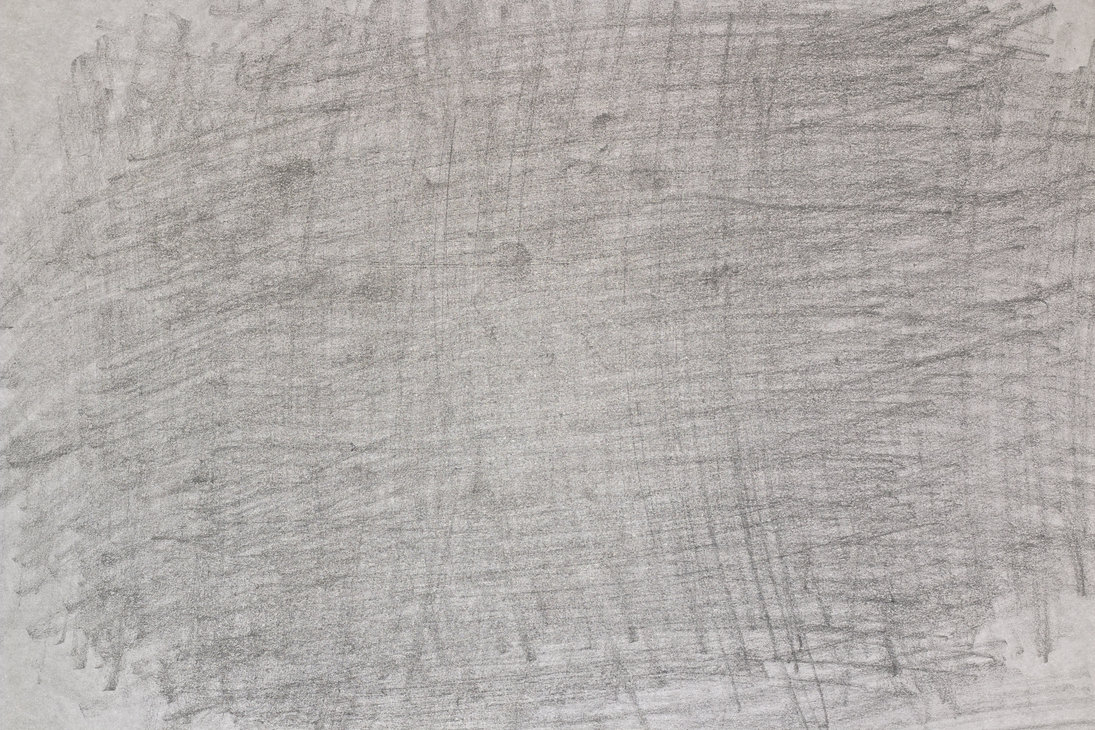
#> input picture pencil_styles/pencil0.jpg, 1095 x 730 px; its folder holds only this picture in this run
$ python -i preprocessing.py   (imports and definitions only)   (older library calls are emulated)
#> lines starting #> are read from the running program, lines starting #| are printed output that depends on the picture
#> further down, picture is the input picture: shape (730, 1095, 3); mean B, G, R 169.1, 171.7, 176.3
#> in get_sketched_image, `img_yuv = cv2.cvtColor(img, cv2.COLOR_BGR2YUV)`: img_yuv: shape (730, 1095, 3); mean of channels 0, 1, 2 172.7, 126.3, 131.4
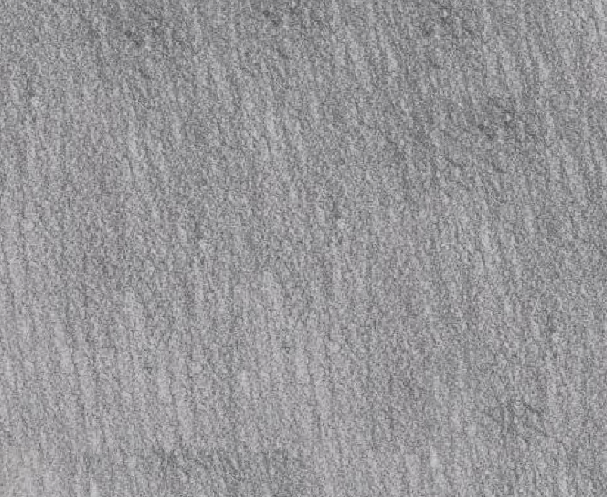
#> input picture pencil_styles/pencil2.png, 607 x 497 px
from skimage import io, color, filters, transform, exposure, morphology
from scipy import signal, sparse
from matplotlib import pyplot as plt
import cv2
import os
import skimage
import numpy as np
import matplotlib
import random


# [197 lines left out: functions showImage, find_edges, sobel, sketch, sketch_binarized, sketch_denoized_binarized and 9 more, not called in this run]

def gen_stroke_map(img, kernel_size, num_of_directions=8):
    #Permet de créer une stroke map de l'image
    #la taille du noyau et le nombre de directions
    #permet de définir les elements de convolution

    #Tout d'abord on applique les opérations de base pour obtenir
    #une image uniformisée
#> called with kernel_size = 3, num_of_directions = 8
    height = img.shape[0]
#> height = 730
    width = img.shape[1]
#> width = 1095

    smooth_im	= cv2.GaussianBlur(img,(3,3),0)
    sobelx = cv2.Sobel(smooth_im,cv2.CV_64F,1,0,ksize=5)
    sobely = cv2.Sobel(smooth_im,cv2.CV_64F,0,1,ksize=5)
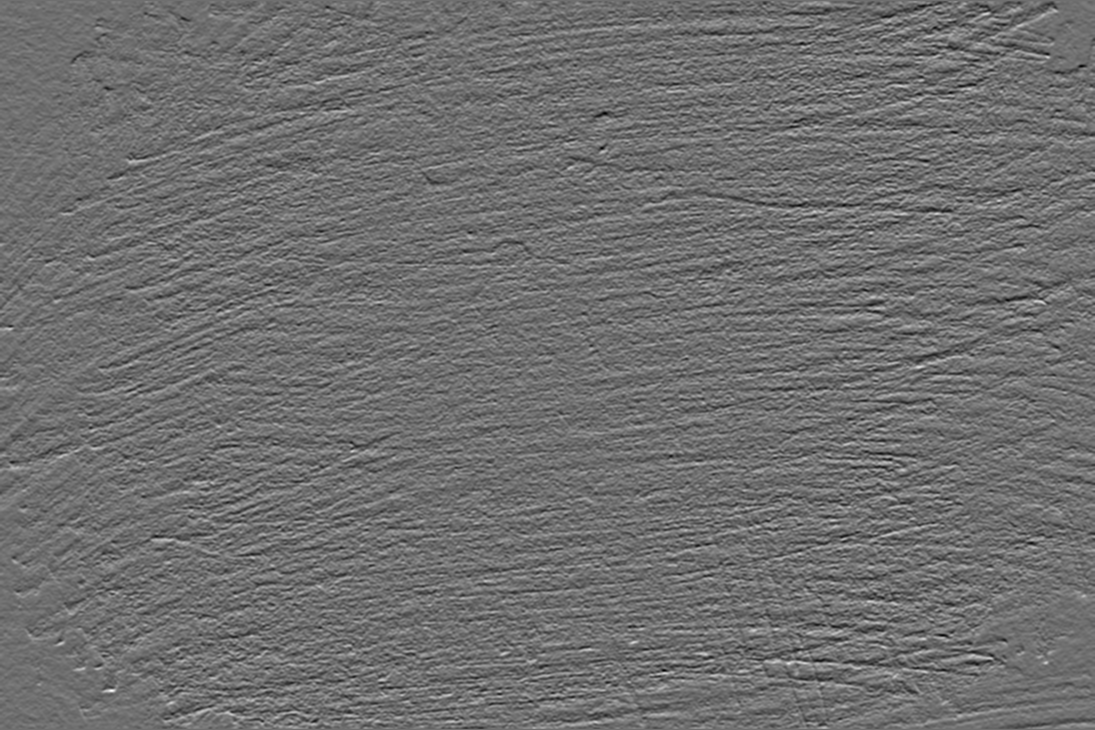
#> sobely: shape (730, 1095) float64; min -2555, max 3296, mean 1.9; drawn with min black and max white
    G = np.sqrt(np.square(sobelx) + np.square(sobely))

    #Nous créeons un segment de base horizontal au centre du noyau
    basic_ker = np.zeros((kernel_size * 2 + 1, kernel_size * 2 + 1))
    basic_ker[kernel_size + 1,:] = 1

    #On définit un ensemble de directions "de base" par des segments
    #On crée ensuite un mapping des réponses selon chaque direction
    #Puis on sélectionne la direction ou la réponse est la plus forte
    res_map = np.zeros((height, width, num_of_directions))
    for d in range(num_of_directions):
        ker = transform.rotate(basic_ker, (d * 180) / num_of_directions)
        res_map[:,:, d] = signal.convolve2d(G, ker, mode='same')
    max_pixel_indices_map = np.argmax(res_map, axis=2)
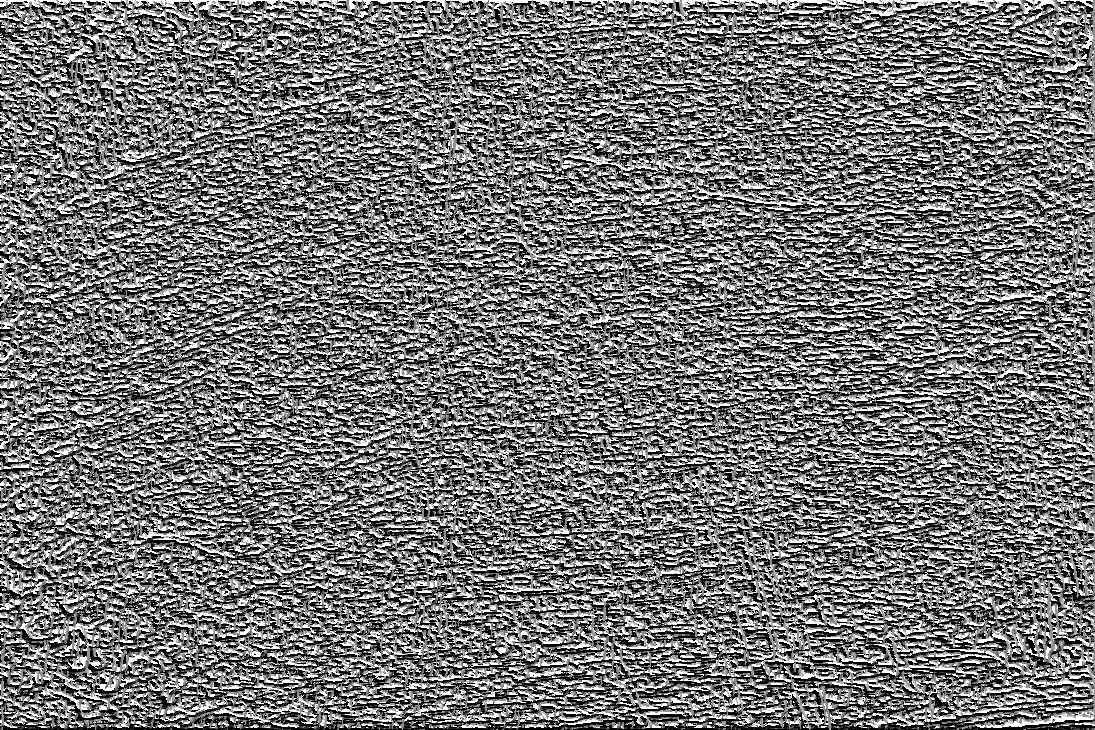
#> max_pixel_indices_map: shape (730, 1095) int64; min 0, max 7, mean 3.23; drawn with min black and max white

    #On calcule ici la classification map
    C = np.zeros_like(res_map)
    for d in range(num_of_directions):
        C[:,:,d] = G * (max_pixel_indices_map == d)

    #On crée ici les lignes selon notre classification à chaque pixel par une
    #opération de convolution
    S_tag_sep = np.zeros_like(C)
    for d in range(num_of_directions):
        ker = transform.rotate(basic_ker, (d * 180) / num_of_directions)
        S_tag_sep[:,:,d] = signal.convolve2d(C[:,:,d], ker, mode='same')
    S_tag = np.sum(S_tag_sep, axis=2)

    #On s'assure que les valeurs sont dans [0,1]
    S_tag_normalized = (S_tag - np.min(S_tag.ravel())) / (np.max(S_tag.ravel()) - np.min(S_tag.ravel()))
    S = 1 - S_tag_normalized
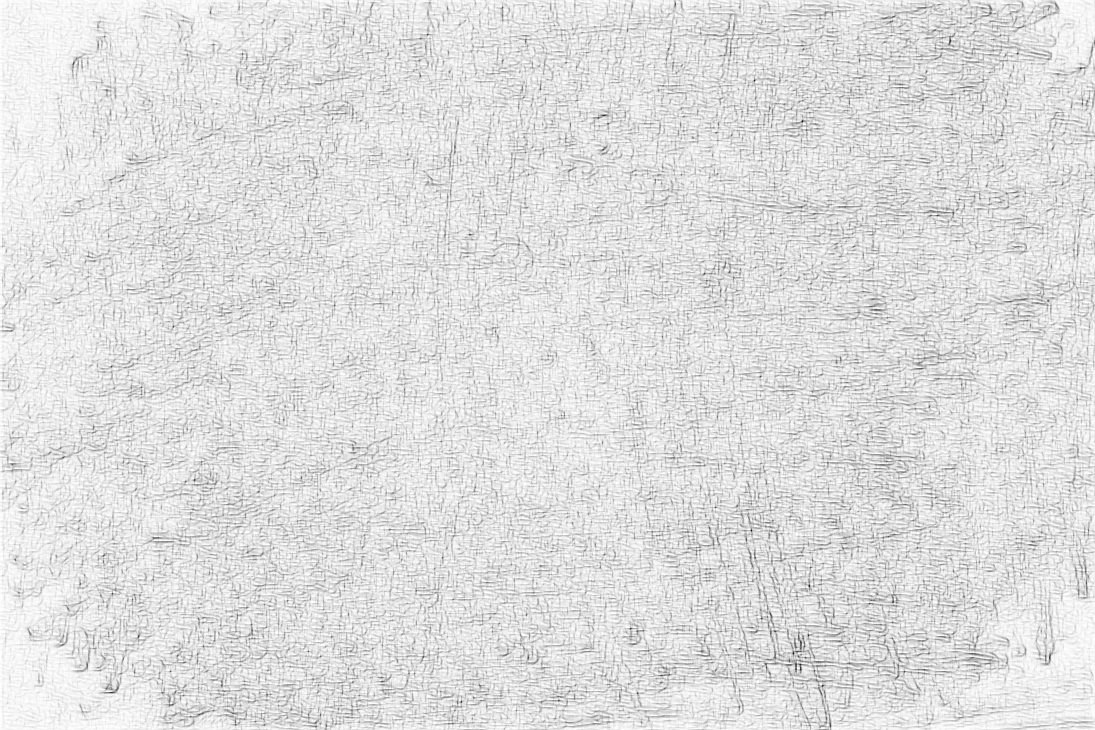
#> S: shape (730, 1095) float64; min 0, max 1, mean 0.875
    # norm_image = cv2.normalize(S, None, alpha = 0, beta = 255, norm_type = cv2.NORM_MINMAX, dtype = cv2.CV_32F)
    # norm_image = norm_image.astype(np.uint8)
    # th, S = cv2.threshold(norm_image, 0, 255, cv2.THRESH_OTSU)
    return S


def gen_tone_map(img, w_group=0):
    #Cette fonction permet de créer une tone map celon une distribution
    #cible de ton. Nous utilisons ici les valeurs recommandées dans l'article
#> called with w_group = 0
    w_mat = np.array([[11, 37, 52],
                     [29, 29, 42],
                     [2, 22, 76]])
    w = w_mat[w_group,:]
    #Nous définissons ici les paramètres issus de l'article pour
    #assigner à chaque pixel un ton
    u_b = 225
    u_a = 105
    sigma_b = 9
    mu_d = 90
    sigma_d = 11
    num_pixel_vals = 256

    #Nouq allons maintenant céer le nouvel histogramme
    p = np.zeros(num_pixel_vals)
    for v in range(num_pixel_vals):
        p1 = (1 / sigma_b) * np.exp(-(255 - v) / sigma_b)
        if (u_a <= v <= u_b):
            p2 = 1 / (u_b - u_a)
        else:
            p2 = 0
        p3 = (1 / np.sqrt(2 * np.pi * sigma_d)) * np.exp( (-np.square(v - mu_d)) / (2 * np.square(sigma_d)) )
        p[v] = w[0] * p1 + w[1] * p2 + w[2] * p3 * 0.01

    #Nous normalisons l'histogramme
    p_normalized = p / np.sum(p)

    #On calcule le CDF de l'histogramme voulu
    P = np.cumsum(p_normalized)

    #On calcule l'histogramme réel de notre image d'origine
    h, bins = np.histogram(img.ravel(),256,[0,256])
#> h = 256 values, max 17141 at index 179, min 0 at index 0, mean 3122.5; bins = 257 values from 0 to 256

    #On calcule le CDF de l'histogramme d'origine
    H = np.cumsum(h / np.sum(h))
#> H = 256 values from 0 to 1

    #Nous allons maintenant associer à chaque valeur de l'histogramme
    lut = np.zeros_like(p)
    for v in range(num_pixel_vals):
        #On trouve la valeur la plus proche et on l'assigne a notre nouvel histogramme
        dist = np.abs(P - H[v])
        argmin_dist = np.argmin(dist)
        lut[v] = argmin_dist
#> after the loop, lut = 256 values from 0 to 255

    lut_normalized = lut / num_pixel_vals
#> lut_normalized = 256 values from 0 to 0.996
    J = lut_normalized[(255 * img).astype(np.int)]
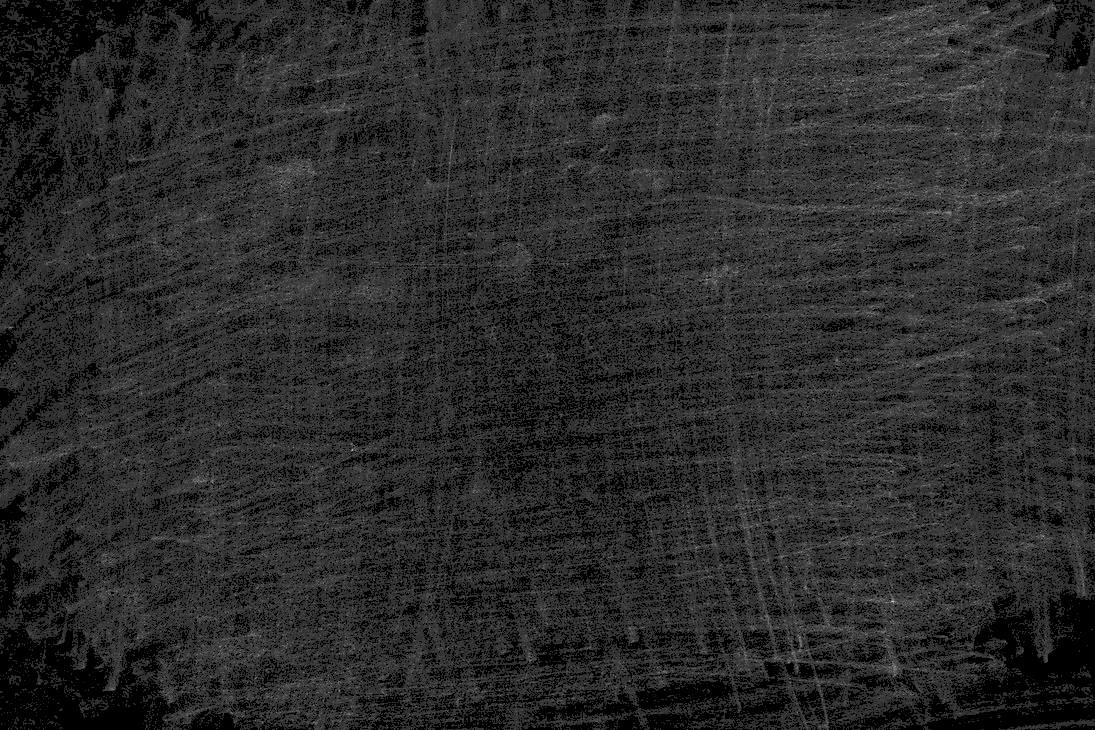
#> J: shape (730, 1095) float64; min 0, max 0.875, mean 0.169
    #On uniformise l'image grace à un filtre gaussien
    J_smoothed = filters.gaussian(J, sigma=np.sqrt(2))
    return J_smoothed

def gen_pencil_texture(img, H, J):
    #On définit les paramètres de regularisation
    lamda = 0.2
    height = img.shape[0]
#> height = 730
    width = img.shape[1]
#> width = 1095

    #On ajuste la taille de notre image de style de dessin pour correspondre à notre
    #image d'origine
    H_res = cv2.resize(H, (width, height), interpolation=cv2.INTER_CUBIC)
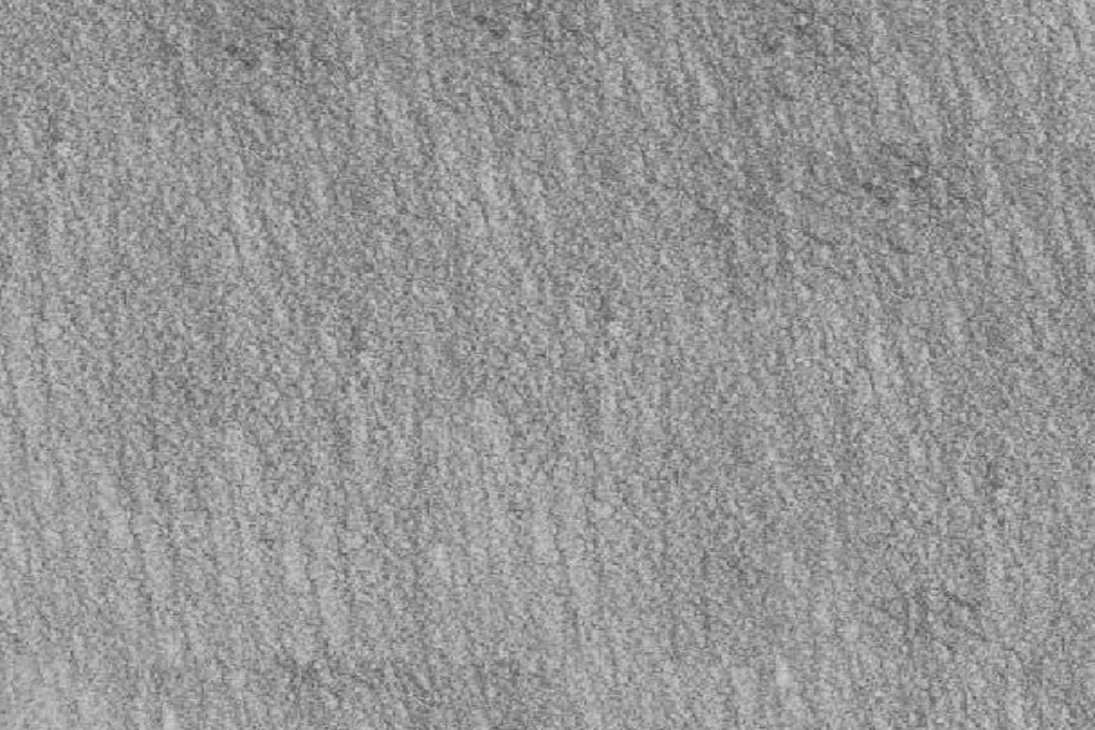
#> H_res: shape (730, 1095) float64; min 0.269, max 0.844, mean 0.591
    H_res_reshaped = np.reshape(H_res, (height * width, 1))
    logH = np.log(H_res_reshaped)

    #On s'assure que notre tone map est au bon format
    J_res = cv2.resize(J, (width, height), interpolation=cv2.INTER_CUBIC)
    J_res_reshaped = np.reshape(J_res, (height * width, 1))
    logJ = np.log(J_res_reshaped)

    #On initialise les matrices pour effecter le calcul du gradient
    logH_sparse = sparse.spdiags(logH.ravel(), 0, height*width, height*width)
    e = np.ones((height * width, 1))
    ee = np.concatenate((-e,e), axis=1)
    diags_x = [0, height*width]
#> diags_x = [0, 799350]
    diags_y = [0, 1]
    dx = sparse.spdiags(ee.T, diags_x, height*width, height*width)
    dy = sparse.spdiags(ee.T, diags_y, height*width, height*width)

    #On effectue le caclule de la matrice X et b pour résoudre Ax=b
    A = lamda * ((dx @ dx.T) + (dy @ dy.T)) + logH_sparse.T @ logH_sparse
    b = logH_sparse.T @ logJ

    #On conjuge le gradient avant d'ajuster le resultat et de retourner
    #l'image finale texturée
#> (the run stopped early here; a loop or call above may not have finished)
